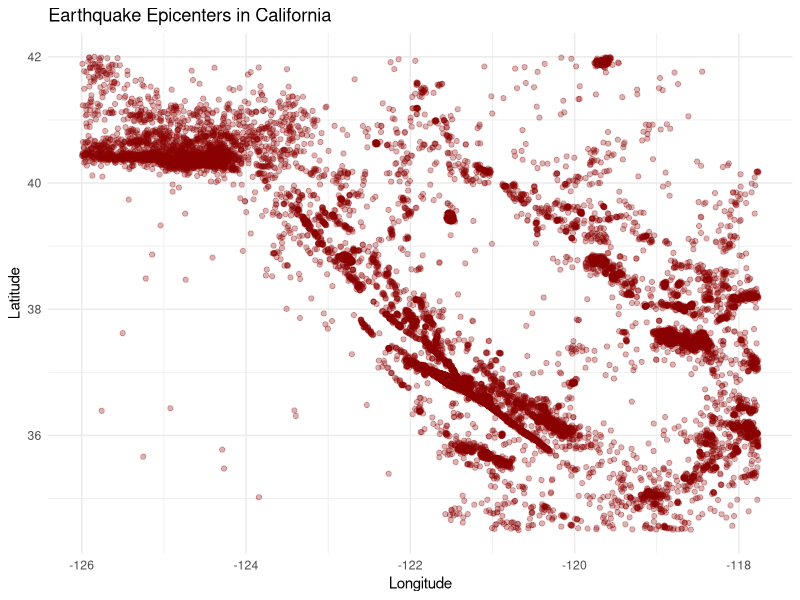
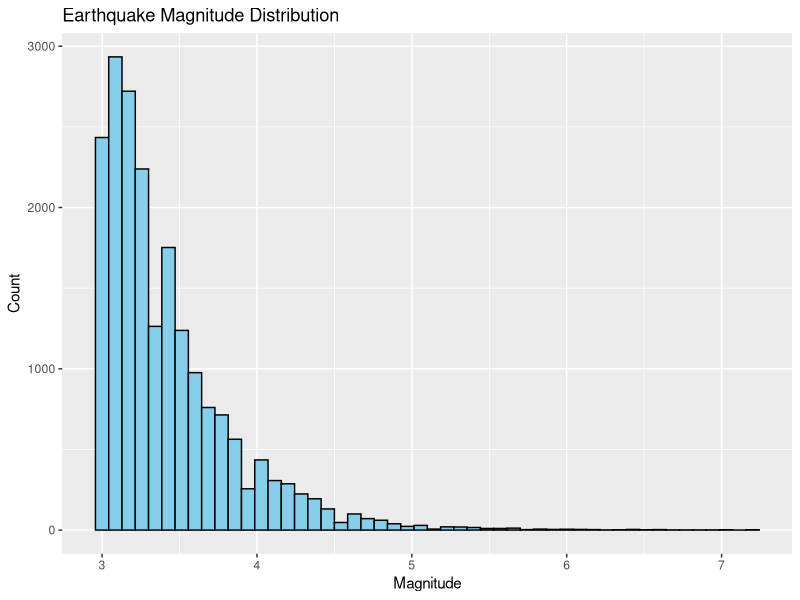
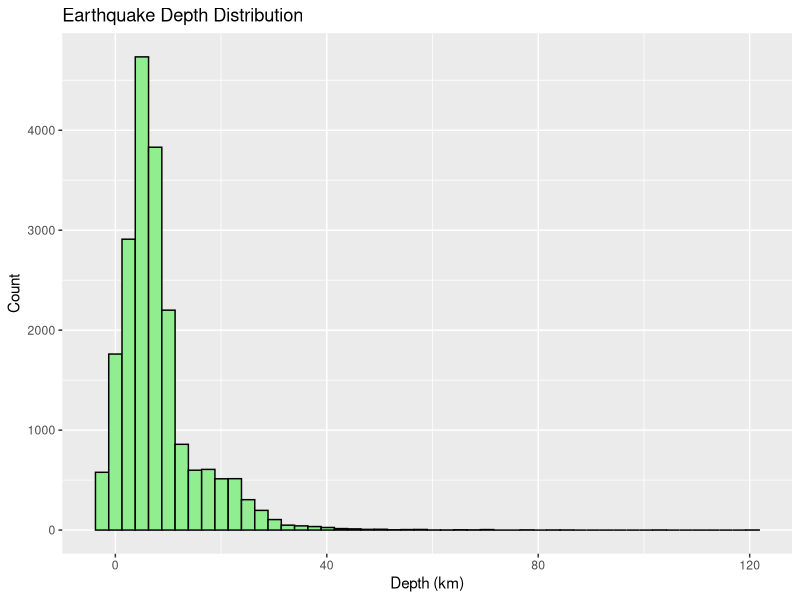
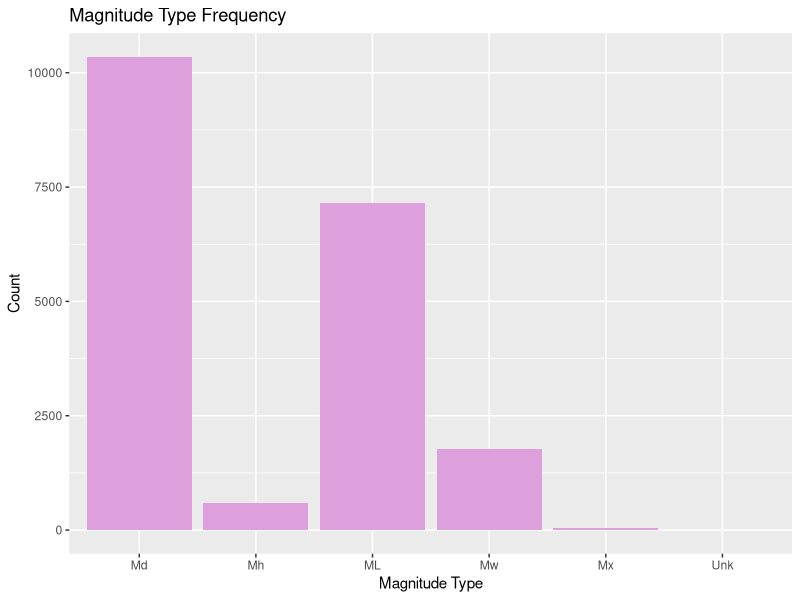
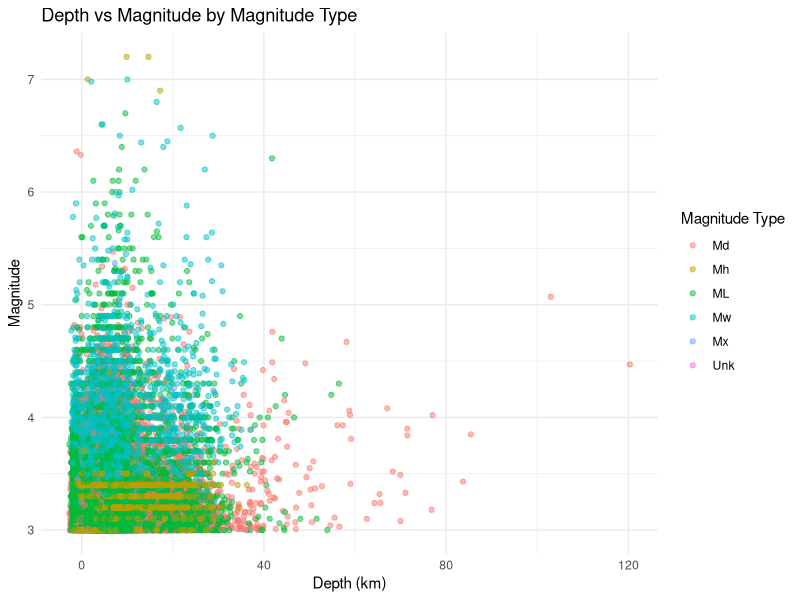
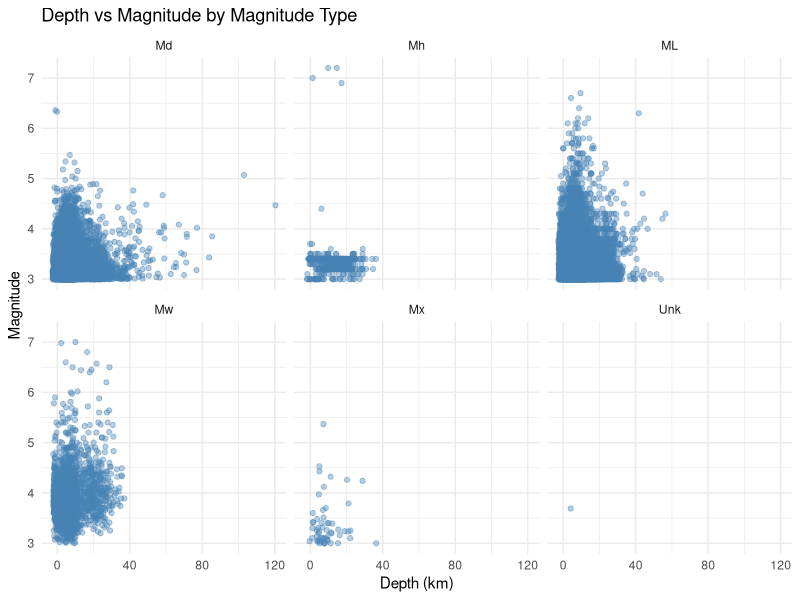
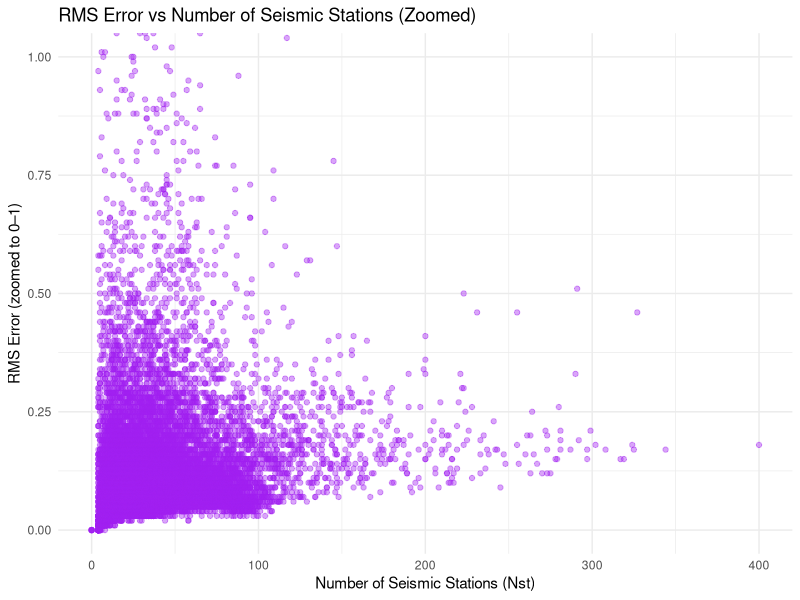
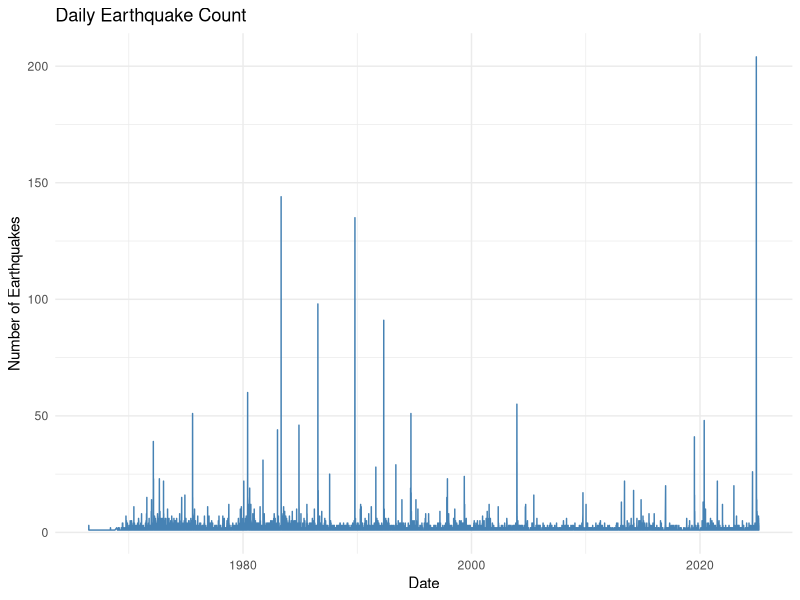

The R source for these figures, in order:
getwd()

library(ggplot2)
library(dplyr)
library(lubridate)

df <- read.csv("cleaned_earthquake_data.csv")

# Combine Date and Time into POSIXct datetime
df$datetime <- as.POSIXct(paste(df$Date, df$Time), format="%Y/%m/%d %H:%M:%OS", tz="UTC")

# Drop rows with invalid datetime
df <- df[!is.na(df$datetime), ]

# Summary
summary(df)
colSums(is.na(df))

# latitude vs longitude: San Andreas Fault confirmed :)
ggplot(df, aes(x = Lon, y = Lat)) +
  geom_point(alpha = 0.3, color = "darkred") +
  labs(
    title = "Earthquake Epicenters in California",
    x = "Longitude",
    y = "Latitude"
  ) +
  theme_minimal()

# Magnitude histogram
# this could give prior intuition?
ggplot(df, aes(x = Mag)) +
  geom_histogram(bins = 50, fill = "skyblue", color = "black") +
  labs(title = "Earthquake Magnitude Distribution", x = "Magnitude", y = "Count")

# Depth histogram
# depth can influence magnitude: https://www.nature.com/articles/365045a0
ggplot(df, aes(x = Depth)) +
  geom_histogram(bins = 50, fill = "lightgreen", color = "black") +
  labs(title = "Earthquake Depth Distribution", x = "Depth (km)", y = "Count")


# Magnitudes type histogram:
# hierarchical model?
ggplot(df, aes(x = Magt)) +
  geom_bar(fill = "plum") +
  labs(title = "Magnitude Type Frequency", x = "Magnitude Type", y = "Count")

# Depth vs Magnitude for each magnitude type
ggplot(df, aes(x = Depth, y = Mag, color = Magt)) +
  geom_point(alpha = 0.5) +
  labs(
    title = "Depth vs Magnitude by Magnitude Type",
    x = "Depth (km)",
    y = "Magnitude",
    color = "Magnitude Type"
  ) +
  theme_minimal()

ggplot(df, aes(x = Depth, y = Mag)) +
  geom_point(alpha = 0.4, color = "steelblue") +
  facet_wrap(~ Magt) +
  labs(
    title = "Depth vs Magnitude by Magnitude Type",
    x = "Depth (km)",
    y = "Magnitude"
  ) +
  theme_minimal()

# Nst vs RMS
# these two can indicate reliability of measurements, which can be used 
# as a variable to model the variance of magnitudes?
ggplot(df, aes(x = Nst, y = RMS)) +
  geom_point(alpha = 0.4, color = "purple") +
  coord_cartesian(ylim = c(0, 1)) +  # Zoom in on y-axis
  labs(
    title = "RMS Error vs Number of Seismic Stations (Zoomed)",
    x = "Number of Seismic Stations (Nst)",
    y = "RMS Error (zoomed to 0–1)"
  ) +
  theme_minimal()

# Earthquake counts per day, average magnitude per day, max magnitude per day
df_daily_summary <- df %>%
  mutate(date_only = as.Date(datetime)) %>%
  group_by(date_only) %>%
  summarise(
    daily_count = n(),
    avg_mag = mean(Mag, na.rm = TRUE),
    max_mag = max(Mag, na.rm = TRUE)
  )

p1 <- ggplot(df_daily_summary, aes(x = date_only, y = daily_count)) +
  geom_line(color = "steelblue") +
  labs(title = "Daily Earthquake Count", x = "Date", y = "Number of Earthquakes") +
  theme_minimal()

p2 <- ggplot(df_daily_summary, aes(x = date_only, y = avg_mag)) +
  geom_line(color = "darkgreen") +
  labs(title = "Daily Average Magnitude", x = "Date", y = "Average Magnitude") +
  theme_minimal()

p3 <- ggplot(df_daily_summary, aes(x = date_only, y = max_mag)) +
  geom_line(color = "firebrick") +
  labs(title = "Daily Maximum Magnitude", x = "Date", y = "Max Magnitude") +
  theme_minimal()

print(p1)
print(p2)
print(p3)

# per month...
df_monthly_summary <- df %>%
  mutate(month = floor_date(datetime, unit = "month")) %>%
  group_by(month) %>%
  summarise(
    monthly_count = n(),
    avg_mag = mean(Mag, na.rm = TRUE),
    max_mag = max(Mag, na.rm = TRUE)
  )

p1 <- ggplot(df_monthly_summary, aes(x = month, y = monthly_count)) +
  geom_line(color = "steelblue") +
  labs(title = "Monthly Earthquake Count", x = "Month", y = "Number of Earthquakes") +
  theme_minimal()


p2 <- ggplot(df_monthly_summary, aes(x = month, y = avg_mag)) +
  geom_line(color = "darkgreen") +
  labs(title = "Monthly Average Magnitude", x = "Month", y = "Average Magnitude") +
  theme_minimal()

p3 <- ggplot(df_monthly_summary, aes(x = month, y = max_mag)) +
  geom_line(color = "firebrick") +
  labs(title = "Monthly Maximum Magnitude", x = "Month", y = "Max Magnitude") +
  theme_minimal()

print(p1)
print(p2)
print(p3)

# per year...
df_yearly_summary <- df %>%
  mutate(year = year(datetime)) %>%
  group_by(year) %>%
  summarise(
    yearly_count = n(),
    avg_mag = mean(Mag, na.rm = TRUE),
    max_mag = max(Mag, na.rm = TRUE)
  )

p1 <- ggplot(df_yearly_summary, aes(x = year, y = yearly_count)) +
  geom_line(color = "steelblue") +
  labs(title = "Yearly Earthquake Count", x = "Year", y = "Number of Earthquakes") +
  theme_minimal()

p2 <- ggplot(df_yearly_summary, aes(x = year, y = avg_mag)) +
  geom_line(color = "darkgreen") +
  labs(title = "Yearly Average Magnitude", x = "Year", y = "Average Magnitude") +
  theme_minimal()

p3 <- ggplot(df_yearly_summary, aes(x = year, y = max_mag)) +
  geom_line(color = "firebrick") +
  labs(title = "Yearly Maximum Magnitude", x = "Year", y = "Max Magnitude") +
  theme_minimal()

print(p1)
print(p2)
print(p3)

# we should do analysis on month or year basis





